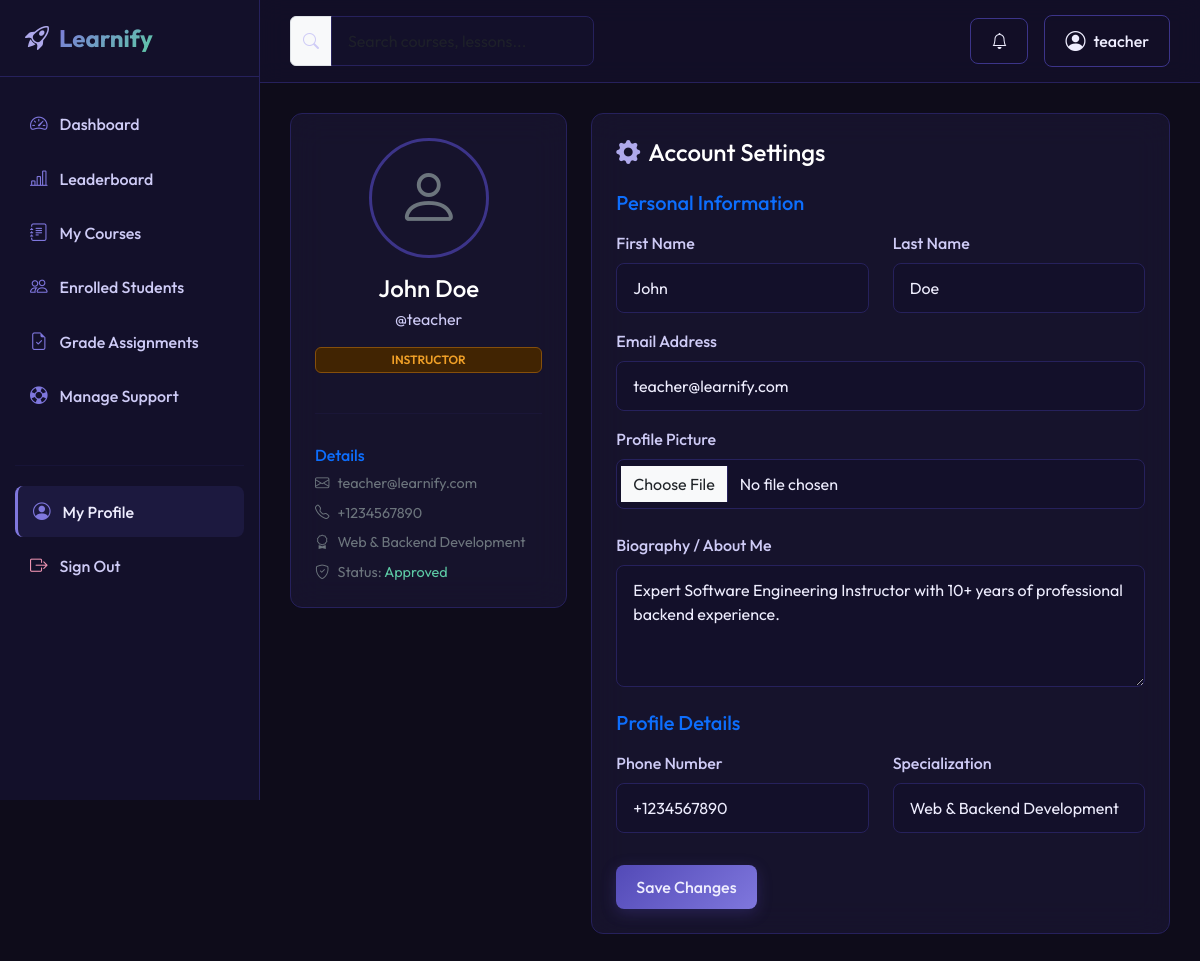
The page /accounts/profile/ (signed in) on the database its author committed.
### apps/accounts/models.py (models this page shows, shortened)
class User(AbstractUser):
    ROLE_CHOICES = (
        ('student', 'Student'),
        ('instructor', 'Instructor'),
        ('admin', 'Admin'),
    )
    role = models.CharField(max_length=15, choices=ROLE_CHOICES, default='student')
    profile_picture = models.ImageField(upload_to='profile_pictures/', blank=True, null=True)
    bio = models.TextField(blank=True, null=True)

class Instructor(models.Model):
    user = models.OneToOneField(User, on_delete=models.CASCADE, related_name='instructor_profile')
    specialization = models.CharField(max_length=100, blank=True, null=True)
    phone = models.CharField(max_length=15, blank=True, null=True)
    is_approved = models.BooleanField(default=False)

### apps/accounts/views.py (the view, shortened to what this page needs)
# urls.py: path('profile/', views.ProfileView.as_view(), name='profile'),
@method_decorator(login_required, name='dispatch')
class ProfileView(TemplateView):
    template_name = 'accounts/profile.html'
    def get(self, request, *args, **kwargs):
        user = request.user
        user_form = UserProfileForm(instance=user)
        if user.role == 'student':
            profile_form = StudentProfileForm(instance=user.student_profile)
        elif user.role == 'instructor':
            profile_form = InstructorProfileForm(instance=user.instructor_profile)
        else:
            profile_form = None
        return self.render_to_response({
            'user_form': user_form,
            'profile_form': profile_form
        })

### apps/accounts/forms.py
class UserProfileForm(forms.ModelForm):
    first_name = forms.CharField(max_length=30, required=True)
    last_name = forms.CharField(max_length=30, required=True)
    email = forms.EmailField(required=True)
    class Meta:
        model = User
        fields = ('first_name', 'last_name', 'email', 'profile_picture', 'bio')

class InstructorProfileForm(forms.ModelForm):
    class Meta:
        model = Instructor
        fields = ('specialization', 'phone')

### apps/notifications/context_processors.py (called while the page is built)
def unread_notifications(request):
    if request.user.is_authenticated:
        unread = Notification.objects.filter(user=request.user, is_read=False)
        return {
            'unread_notifications': unread,
            'unread_notifications_count': unread.count()
        }
    return {
        'unread_notifications': [],
        'unread_notifications_count': 0
    }

### templates/accounts/profile.html (shortened to what this page needs)
{% extends 'base.html' %}
{% load static %}
{% block content %}
<div class="container-fluid px-0">
    <div class="row">
        <div class="col-lg-4 mb-4">
            <div class="card glass-card text-center p-4">
                <div class="position-relative d-inline-block mx-auto mb-3">
                    {% if user.profile_picture %}
                        <img src="{{ user.profile_picture.url }}" alt="{{ user.username }}" class="rounded-circle border border-3" style="width: 120px; height: 120px; object-fit: cover; border-color: var(--purple-accent) !important;">
                    {% else %}
                        <div class="rounded-circle bg-sidebar border border-3 d-flex align-items-center justify-content-center mx-auto" style="width: 120px; height: 120px; border-color: var(--border-strong) !important;">
                            <i class="bi bi-person text-secondary" style="font-size: 4rem;"></i>
                        </div>
                    {% endif %}
                </div>
                <h4 class="text-white mb-1">{{ user.get_full_name|default:user.username }}</h4>
                <p class="text-muted mb-3">@{{ user.username }}</p>
                <span class="badge badge-custom {% if user.role == 'student' %}badge-teal{% elif user.role == 'instructor' %}badge-amber{% else %}badge-purple{% endif %} text-uppercase mb-4">
                    {{ user.role }}
                </span>
                <hr style="border-color: var(--border-default);">
                <div class="text-start mt-3">
                    <h6 class="text-primary mb-2">Details</h6>
                    <p class="text-secondary mb-2" style="font-size: 0.9rem;">
                        <i class="bi bi-envelope text-purple-accent me-2"></i>{{ user.email }}
                    </p>
                    {% if user.role == 'student' and user.student_profile.phone %}
                        <p class="text-secondary mb-2" style="font-size: 0.9rem;">
                            <i class="bi bi-telephone text-purple-accent me-2"></i>{{ user.student_profile.phone }}
                        </p>
                    {% elif user.role == 'instructor' %}
                        {% if user.instructor_profile.phone %}
                            <p class="text-secondary mb-2" style="font-size: 0.9rem;">
                                <i class="bi bi-telephone text-purple-accent me-2"></i>{{ user.instructor_profile.phone }}
                            </p>
                        {% endif %}
                        {% if user.instructor_profile.specialization %}
                            <p class="text-secondary mb-2" style="font-size: 0.9rem;">
                                <i class="bi bi-award text-purple-accent me-2"></i>{{ user.instructor_profile.specialization }}
                            </p>
                        {% endif %}
                        <p class="text-secondary mb-0" style="font-size: 0.9rem;">
                            <i class="bi bi-shield-check text-purple-accent me-2"></i>Status:
                            {% if user.instructor_profile.is_approved %}
                                <span class="text-teal">Approved</span>
                            {% else %}
                                <span class="text-amber">Pending Approval</span>
                            {% endif %}
                        </p>
                    {% endif %}
                </div>
            </div>
        </div>
        <div class="col-lg-8">
            <div class="card glass-card p-4">
                <h4 class="text-white mb-4"><i class="bi bi-gear-fill text-purple me-2"></i>Account Settings</h4>
                <form method="post" enctype="multipart/form-data">
                    <h5 class="text-primary mb-3">Personal Information</h5>
                    <div class="row mb-3">
                        <div class="col-md-6 mb-3 mb-md-0">
                            <label for="id_first_name" class="form-label">First Name</label>
                            <input type="text" name="first_name" id="id_first_name" class="form-control" value="{{ user_form.first_name.value|default:'' }}" required>
                        </div>
                        <div class="col-md-6">
                            <label for="id_last_name" class="form-label">Last Name</label>
                            <input type="text" name="last_name" id="id_last_name" class="form-control" value="{{ user_form.last_name.value|default:'' }}" required>
                        </div>
                    </div>
                    <div class="mb-3">
                        <label for="id_email" class="form-label">Email Address</label>
                        <input type="email" name="email" id="id_email" class="form-control" value="{{ user_form.email.value|default:'' }}" required>
                    </div>
                    <div class="mb-4">
                        <label for="id_profile_picture" class="form-label">Profile Picture</label>
                        <input type="file" name="profile_picture" id="id_profile_picture" class="form-control">
                    </div>
                    <div class="mb-4">
                        <label for="id_bio" class="form-label">Biography / About Me</label>
                        <textarea name="bio" id="id_bio" class="form-control" rows="4" placeholder="Tell us about yourself...">{{ user_form.bio.value|default:'' }}</textarea>
                    </div>
                    {% if profile_form %}
                        <h5 class="text-primary mb-3 mt-4">Profile Details</h5>
                        <div class="row mb-3">
                            <div class="col-md-6 mb-3 mb-md-0">
                                <label for="id_phone" class="form-label">Phone Number</label>
                                <input type="text" name="phone" id="id_phone" class="form-control" value="{{ profile_form.phone.value|default:'' }}">
                            </div>
                            {% if user.role == 'instructor' %}
                                <div class="col-md-6">
                                    <label for="id_specialization" class="form-label">Specialization</label>
                                    <input type="text" name="specialization" id="id_specialization" class="form-control" value="{{ profile_form.specialization.value|default:'' }}">
                                </div>
                            {% endif %}
                        </div>
                    {% endif %}
                    <button type="submit" class="btn btn-premium mt-3">Save Changes</button>
                </form>
            </div>
        </div>
    </div>
</div>
{% endblock %}

### templates/navbar.html (shortened to what this page needs)
{% load static %}
<header class="top-navbar d-flex align-items-center justify-content-between">
    <div class="d-flex align-items-center gap-3">
        <form class="d-none d-md-flex align-items-center" action="{% url 'courses:course_list' %}" method="get">
            <div class="input-group">
                <span class="input-group-text bg-sidebar border-default text-muted">
                    <i class="bi bi-search"></i>
                </span>
                <input type="text" name="search" class="form-control bg-sidebar border-default text-primary" placeholder="Search courses, lessons..." value="{{ request.GET.search|default:'' }}">
            </div>
        </form>
    </div>
    <div class="d-flex align-items-center gap-3">
        {% if user.is_authenticated %}
            <div class="dropdown">
                <button class="btn btn-outline-premium position-relative" type="button" id="notifDropdown" data-bs-toggle="dropdown" aria-expanded="false">
                    <i class="bi bi-bell"></i>
                </button>
            </div>
            <div class="dropdown">
                <button class="btn btn-outline-premium d-flex align-items-center gap-2" type="button" id="profileDropdown" data-bs-toggle="dropdown" aria-expanded="false">
                    {% if user.profile_picture %}
                        <img src="{{ user.profile_picture.url }}" alt="Profile" class="rounded-circle" style="width: 28px; height: 28px; object-fit: cover;">
                    {% else %}
                        <i class="bi bi-person-circle fs-5"></i>
                    {% endif %}
                    <span class="d-none d-sm-inline">{{ user.username }}</span>
                </button>
            </div>
        {% else %}
            <a href="{% url 'accounts:login' %}" class="btn btn-outline-premium">Sign In</a>
            <a href="{% url 'accounts:register' %}" class="btn btn-premium">Get Started</a>
        {% endif %}
    </div>
</header>

### static/css/style.css (style rules this page uses)
:root { --bg-page: #0e0c1a; --bg-sidebar: #13102a; --bg-card: #1c1836; --border-default: #26215c; --border-strong: #3c3489; --text-primary: #eeedfe; --text-secondary: #cecbf6; --text-muted: #534ab7; --purple-main: #534ab7; --purple-accent: #7f77dd; --purple-soft: #afa9ec; --teal-bg: #04342c; --teal-border: #0f6e56; --teal-main: #5dcaa5; --teal-light: #9fe1cb; --amber-bg: #412402; --amber-border: #854f0b; --amber-main: #ef9f27; --amber-light: #fac775; --pink-bg: #4b1528; --pink-border: #993556; --pink-main: #ed93b1; --pink-light: #f4c0d1; --transition-speed: 0.3s; }
body { background-color: var(--bg-page); color: var(--text-primary); font-family: 'Outfit', sans-serif; overflow-x: hidden; }
.top-navbar { background: rgba(19, 16, 42, 0.85); backdrop-filter: blur(12px); -webkit-backdrop-filter: blur(12px); border-bottom: 1px solid var(--border-default); position: sticky; top: 0; z-index: 998; padding: 15px 30px; }
.glass-card { background: rgba(28, 24, 54, 0.65); backdrop-filter: blur(16px); -webkit-backdrop-filter: blur(16px); border: 1px solid var(--border-default); border-radius: 12px; color: var(--text-primary); transition: transform var(--transition-speed) ease, border-color var(--transition-speed) ease, box-shadow var(--transition-speed) ease; }
.text-teal { color: var(--teal-main) !important; }
.badge-amber { background-color: var(--amber-bg); color: var(--amber-main); border: 1px solid var(--amber-border); }
.text-purple { color: var(--purple-soft) !important; }
.btn-premium { background: linear-gradient(135deg, var(--purple-main), var(--purple-accent)); border: none; color: var(--text-primary); font-weight: 500; padding: 10px 20px; border-radius: 8px; box-shadow: 0 4px 15px rgba(83, 74, 183, 0.3); transition: all var(--transition-speed) ease; }
.btn-outline-premium { background: transparent; border: 1px solid var(--border-strong); color: var(--text-primary); font-weight: 500; padding: 10px 20px; border-radius: 8px; transition: all var(--transition-speed) ease; }
.form-control, .form-select { background-color: #13102a; border: 1px solid var(--border-default); color: var(--text-primary); border-radius: 8px; padding: 12px 16px; transition: border-color var(--transition-speed) ease, box-shadow var(--transition-speed) ease; }
.form-label { color: var(--text-secondary); font-weight: 500; margin-bottom: 8px; }
.badge-custom { padding: 6px 12px; font-weight: 600; border-radius: 6px; font-size: 0.75rem; }
.text-muted { color: var(--text-secondary) !important; }

### rows shown on the page
User: username "teacher", get_full_name "John Doe", role "INSTRUCTOR", email "teacher@learnify.com", instructor_profile.phone "+1234567890", instructor_profile.specialization "Web & Backend Development", first_name "John", last_name "Doe", bio "Expert Software Engineering Instructor with 10+ years of professional backend experience."
Instructor: phone "+1234567890", specialization "Web & Backend Development"
